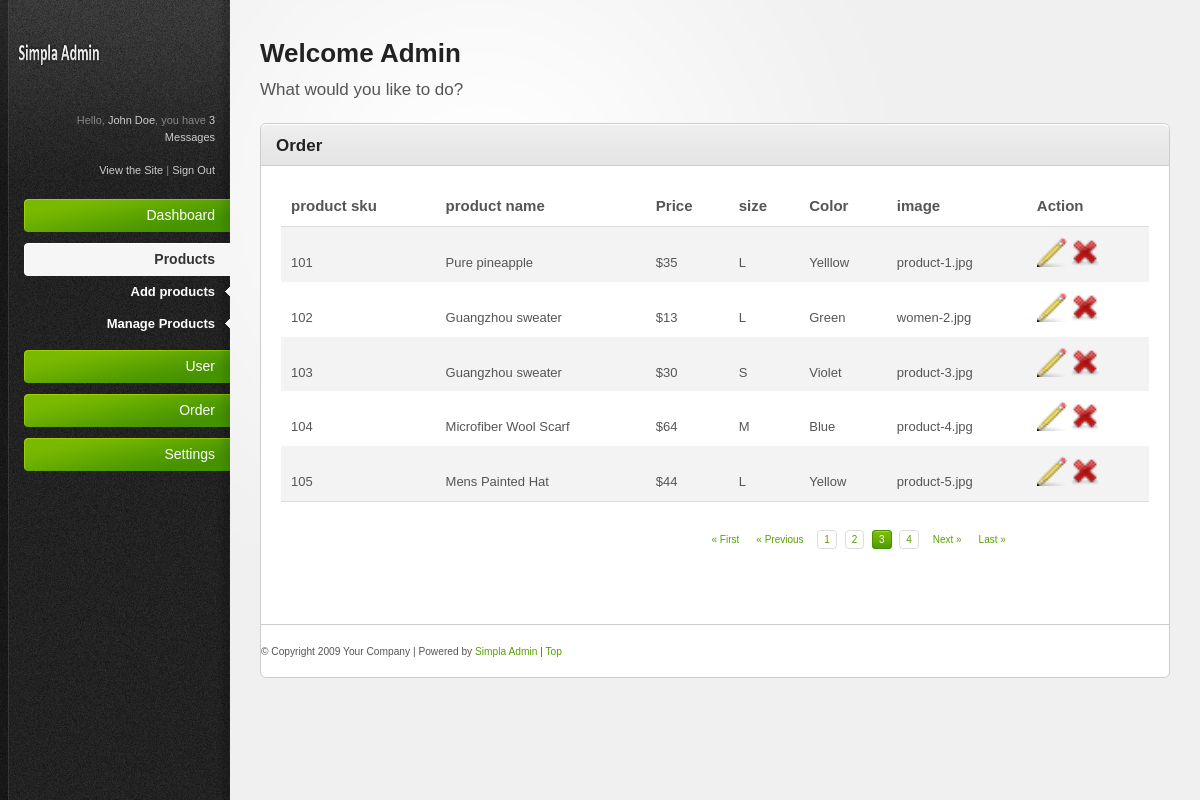
Page /project1/admin/order.php on the committed database.
### tables this page shows
CREATE TABLE `customerorder` (
  `Sku` int(10) NOT NULL,
  `Name` varchar(30) NOT NULL,
  `CURRENT_PRICE` varchar(10) NOT NULL,
  `BRAND` varchar(20) NOT NULL,
  `CATEGORY` varchar(20) NOT NULL,
  `GENDER` varchar(20) NOT NULL,
  `SIZE` varchar(20) NOT NULL,
  `IMAGE` varchar(30) NOT NULL,
  `SELLING_PRICE` int(10) NOT NULL,
  `COLOR` varchar(20) NOT NULL,
  `TAG` varchar(20) NOT NULL,
  `EMAIL` varchar(40) NOT NULL,
  `QUANTITY` int(20) NOT NULL
);

### project1/admin/orderclass.php (called while the page is built, shortened)
<?php
include 'config.php';
class order{
    function product_order(){
        global $connects;
        $fetch_data="SELECT * FROM CustomerOrder";
        $result=$connects->query($fetch_data);
        $row=$result->fetch_all(MYSQLI_ASSOC);
        return $row;
    }
}
?>

### project1/admin/order.php (the view, shortened to what this page needs)
<?php
	include 'orderclass.php';
	$order=new order();
?>
<!DOCTYPE html PUBLIC "-//W3C//DTD XHTML 1.0 Strict//EN" "http://www.w3.org/TR/xhtml1/DTD/xhtml1-strict.dtd">
<html xmlns="http://www.w3.org/1999/xhtml">
<head>
<link rel="stylesheet" href="resources/css/reset.css" type="text/css" media="screen" />
<link rel="stylesheet" href="resources/css/style.css" type="text/css" media="screen" />
<link rel="stylesheet" href="resources/css/invalid.css" type="text/css" media="screen" />
</head>
	<body><div id="body-wrapper">
		<div id="sidebar">
			<?php include 'sidebar.php'?>
		</div>
		<div id="main-content">
			<h2>Welcome Admin</h2>
			<p id="page-intro">What would you like to do?</p>
			<div class="content-box">
				<div class="content-box-header">
					<h3>Order</h3>
				</div>
				<div class="content-box-content">
					<div class="tab-content default-tab" id="tab1">
						<table>
							<thead>
								<tr>
								   <th>product sku</th>
								   <th>product name</th>
								   <th>Price</th>
								   <th>size</th>
								   <th>Color</th>
								   <th>image</th>
								   <th>Action</th>
								</tr>
							</thead>
							<tfoot>
								<tr>
									<td colspan="6">
										<div class="pagination">
											<a href="table.php?id=1&action=first" title="First Page">&laquo; First</a><a href="#" title="Previous Page">&laquo; Previous</a>
											<a href="table.php?id=1&action=one" class="number" title="1">1</a>
											<a href="table.php?id=2&action=two" class="number" title="2">2</a>
											<a href="#" class="number current" title="3">3</a>
											<a href="#" class="number" title="4">4</a>
											<a href="#" title="Next Page">Next &raquo;</a><a href="#" title="Last Page">Last &raquo;</a>
										</div>
									</td>
								</tr>
							</tfoot>
							<tbody>
								<?php
									foreach($order->product_order() as $key => $data)  {
								?>
								<tr>
									<td><?php echo $data['Sku']?> </td>
									<td><?php echo $data['Name']?></td>
									<td>$<?php echo $data['SELLING_PRICE']?> </td>
									<td><?php echo $data['SIZE']?> </td>
									<td><?php echo $data['COLOR']?> </td>
									<td><?php echo $data['IMAGE']?> </td>
									<td>
										 <a href=table.php?id=<?php echo $data["Sku"] ?>&action=edit title="Edit"><img src="resources/images/icons/pencil.png" alt="Edit" /></a>
										 <a href=table.php?id=<?php echo $data["Sku"] ?>&action=delete title="Delete"><img src="resources/images/icons/cross.png" alt="Delete" /></a>
									</td>
								</tr>
								<?php } ?>
							</tbody>
						</table>
					</div>
				</div>
			<div id="footer">
				<?php include 'footer.php' ?>
			</div>
		</div>
	</div></body>
</html>

### project1/admin/resources/css/style.css (style rules this page uses)
html { font-size: 100%; height: 100%; margin-bottom: 1px; }
body { font-family: Arial, Helvetica, sans-serif; color: #555; background: #f0f0f0 url('../images/bg-body.gif') top left repeat-y; font-size: 12px; }
#body-wrapper { background: url('../images/bg-radial-gradient.gif') fixed 230px top no-repeat; }
h1, h2, h3, h4, h5, h6 { font-family: Helvetica, Arial, sans-serif; color: #222; font-weight: bold; }
h2 { font-size: 26px; padding: 0 0 10px 0; }
h3 { font-size: 17px; padding: 0 0 10px 0; }
a { color: #57a000; text-decoration: none; }
p { padding: 5px 0 10px 0; line-height: 1.6em; }
#sidebar { background: url('../images/bg-sidebar.gif') top left no-repeat; width: 230px; height: 100%; position: absolute; left: 0; top: 0; color: #888; font-size: 11px; }
#main-content { margin: 0 30px 0 260px; padding: 40px 0 0 0; }
#page-intro { font-size: 17px; padding: 0 0 20px 0; }
#footer { border-top: 1px solid #ccc; margin: 40px 0 0 0; padding: 20px 0; font-size: 12px; }
.content-box { border: 1px solid #ccc; margin: 0 0 20px 0; background: #fff; }
.content-box-header { background: #e5e5e5 url('../images/bg-content-box.gif') top left repeat-x; margin-top: 1px; height: 40px; }
.content-box-header h3 { padding: 12px 15px 10px; float: left; }
.content-box-content { padding: 20px; font-size: 13px; border-top: 1px solid #ccc; }
#main-content table { width: 100%; border-collapse: collapse; }
#main-content table thead th { font-weight: bold; font-size: 15px; border-bottom: 1px solid #ddd; }
#main-content tbody { border-bottom: 1px solid #ddd; }
#main-content tbody tr { background: #fff; }
#main-content tbody tr.alt-row { background: #f3f3f3; }
#main-content table td, #main-content table th { padding: 10px; line-height: 1.3em; }
#main-content .pagination { text-align: right; padding: 20px 0 5px 0; font-family: Verdana, Arial, Helvetica, sans-serif; font-size: 10px; }
.pagination a { margin: 0 5px 0 0; padding: 3px 6px; }
.pagination a.number { border: 1px solid #ddd; }
.pagination a.current { background: #469400 url('../images/bg-button-green.gif') top left repeat-x !important; border-color: #459300 !important; color: #fff !important; }
img { width: 30px; height: 30px; }

### project1/admin/resources/css/invalid.css (style rules this page uses)
.button, #main-content table tfoot td .bulk-actions select, .pagination a.number, form input.text-input, form textarea, form .wysiwyg, form select, .dp-popup { -moz-border-radius: 4px; -webkit-border-radius: 4px; border-radius: 4px; }
.content-box, .content-box-header, ul.content-box-tabs li a.current, .shortcut-button, .notification { -moz-border-radius: 6px; -webkit-border-radius: 6px; border-radius: 6px; }
.content-box-header { -moz-border-radius-bottomleft: 0; -moz-border-radius-bottomright: 0; -webkit-border-bottom-left-radius: 0; -webkit-border-bottom-right-radius: 0; border-bottom-left-radius: 0; border-bottom-right-radius: 0; }

### rows in the picture
customerorder: Sku "101", Name "Pure pineapple", SELLING_PRICE "35", SIZE "L", COLOR "Yelllow", IMAGE "product-1.jpg"
customerorder: Sku "102", Name "Guangzhou sweater", SELLING_PRICE "13", SIZE "L", COLOR "Green", IMAGE "women-2.jpg"
customerorder: Sku "103", Name "Guangzhou sweater", SELLING_PRICE "30", SIZE "S", COLOR "Violet", IMAGE "product-3.jpg"
customerorder: Sku "104", Name "Microfiber Wool Scarf", SELLING_PRICE "64", SIZE "M", COLOR "Blue", IMAGE "product-4.jpg"
customerorder: Sku "105", Name "Mens Painted Hat", SELLING_PRICE "44", SIZE "L", COLOR "Yellow", IMAGE "product-5.jpg"
